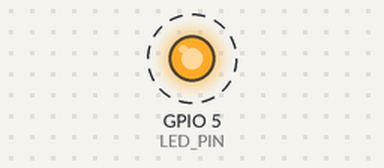
The sketch below on a simulated ESP32. Shown: output pins drawn as LEDs (lit = HIGH). Dashed ring = blinking.

Above: at 0.2 s.
Timing chart, 0 to 3.0 s (numbered marks = the images above):
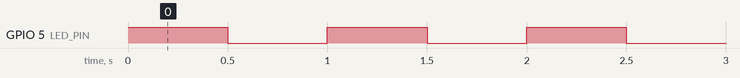

Measured:
- by itself, GPIO 5 (LED_PIN): alternates HIGH for 0.50 s and LOW for 0.50 s

The sketch:

esp32_basic_led_blink-2.ino
```cpp
// IoT Engineering Education @ KMUTNB, Bangkok, Thailand
// Date: 29-May-2018

#define LED_PIN  5 // GPIO-5 (built-in LED on LOLIN32)
#define LED_ON   LOW
#define LED_OFF  HIGH

#define DELAY_MS   500 // msec

boolean led_state = false;
uint32_t last_time;

void setup() {
   pinMode( LED_PIN, OUTPUT );
   digitalWrite( LED_PIN, led_state ? LED_ON : LED_OFF );
   last_time = millis();
}

void loop() {
   static uint32_t time_now;
   time_now = millis();
   if ( time_now - last_time >= DELAY_MS ) {
      last_time = time_now;
      led_state = !led_state;  // toggle the LED state
      digitalWrite( LED_PIN, led_state ? LED_ON : LED_OFF ); // update the LED output
   }
}
```
